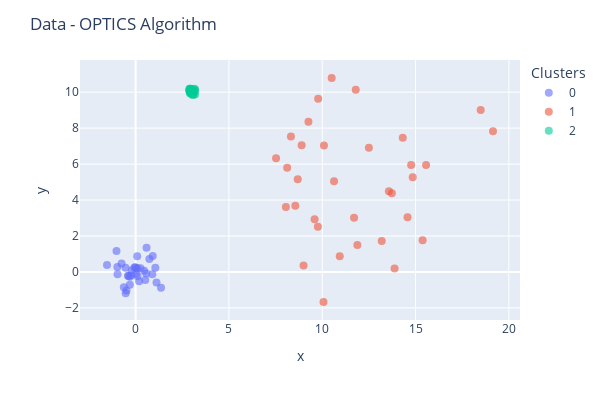

The notebook cell this image was saved under:
### Code cell
opt_model = OPTICS(min_samples=10, min_cluster_size=.05).fit(X)

cv_X.plot_clusters(opt_model.labels_, title='Data - OPTICS Algorithm')

### Figure 1 — Plotly figure (JSON) as saved in the notebook; plotly's stock layout.template omitted (floating-point values rounded to 4 significant figures)
{"data": [{"hovertemplate": "color=0<br>x=%{x}<br>y=%{y}<extra></extra>", "legendgroup": "0", "marker": {"color": "#636efa", "opacity": 0.6, "size": 8, "symbol": "circle"}, "mode": "markers", "name": "0", "orientation": "v", "showlegend": true, "type": "scatter", "x": [0.09297, 0.03991, 0.9197, 0.1065, -1.024, 0.08643, -0.3065, 0.5187, 1.121, 0.7382, 1.362, -0.4879, -1.532, 0.5872, 0.5701, -0.2087, -0.2324, 1.058, 0.1878, -0.9781, -0.3806, -0.01691, -0.6291, -0.5373, -0.4035, -0.06193, -0.9683, -0.7517, -0.5327, 0.4566, -0.3058, 0.2663, 0.8964, 0.02746], "xaxis": "x", "y": [0.2269, 0.1815, 0.8816, -0.2411, 1.17, 0.8726, -0.7084, -0.4453, -0.5864, 0.7214, -0.8726, -1.036, 0.3922, 1.345, -0.09081, 0.09381, -0.1814, 0.2401, -0.5125, 0.2777, -0.2176, 0.257, -0.852, 0.2321, -0.2157, 0.2464, -0.1276, 0.4665, -1.188, 0.07301, -0.2628, 0.2002, -0.1231, -0.1123], "yaxis": "y"}, {"hovertemplate": "color=1<br>x=%{x}<br>y=%{y}<extra></extra>", "legendgroup": "1", "marker": {"color": "#EF553B", "opacity": 0.6, "size": 8, "symbol": "circle"}, "mode": "markers", "name": "1", "orientation": "v", "showlegend": true, "type": "scatter", "x": [10.07, 8.687, 10.63, 10.09, 15.56, 11.7, 18.49, 11.8, 13.73, 13.88, 14.32, 8.999, 8.121, 8.897, 19.15, 15.38, 8.052, 14.76, 13.19, 11.88, 9.59, 8.324, 14.57, 9.766, 13.57, 12.5, 14.85, 10.94, 8.558, 10.51, 9.781, 7.526, 9.262], "xaxis": "x", "y": [-1.67, 5.156, 5.052, 7.029, 5.951, 3.01, 9.01, 10.14, 4.375, 0.1938, 7.471, 0.3657, 5.801, 7.045, 7.833, 1.76, 3.615, 5.956, 1.721, 1.496, 2.931, 7.533, 3.047, 2.521, 4.485, 6.905, 5.263, 0.8751, 3.687, 10.79, 9.629, 6.318, 8.351], "yaxis": "y"}, {"hovertemplate": "color=2<br>x=%{x}<br>y=%{y}<extra></extra>", "legendgroup": "2", "marker": {"color": "#00cc96", "opacity": 0.6, "size": 8, "symbol": "circle"}, "mode": "markers", "name": "2", "orientation": "v", "showlegend": true, "type": "scatter", "x": [3.118, 2.909, 3.067, 3.061, 2.931, 2.923, 3.021, 3.04, 3.036, 2.96, 2.883, 3.188, 2.883, 3.03, 3.149, 3.001, 3.114, 3.047, 2.956, 3.187, 2.959, 2.873, 2.973, 3.192, 2.914, 3.038, 2.933, 2.969, 2.913, 2.893, 3.013, 3.095, 3.073], "xaxis": "x", "y": [9.982, 10.01, 10.04, 10.09, 9.985, 10.05, 10.1, 9.932, 10.07, 10.12, 10.09, 9.865, 10.19, 10.13, 10.19, 10.18, 9.877, 9.846, 10.18, 10.09, 9.925, 10.1, 10.08, 10.15, 10.19, 9.89, 10.0, 10.01, 9.942, 10.11, 10.04, 9.984, 10.01], "yaxis": "y"}], "layout": {"coloraxis": {"showscale": false}, "height": 400, "legend": {"title": {"text": "Clusters"}, "tracegroupgap": 0}, "margin": {"t": 60}, "showlegend": true, "title": {"text": "Data - OPTICS Algorithm"}, "width": 600, "xaxis": {"anchor": "y", "domain": [0, 1], "title": {"text": "x"}}, "yaxis": {"anchor": "x", "domain": [0, 1], "title": {"text": "y"}}}}
